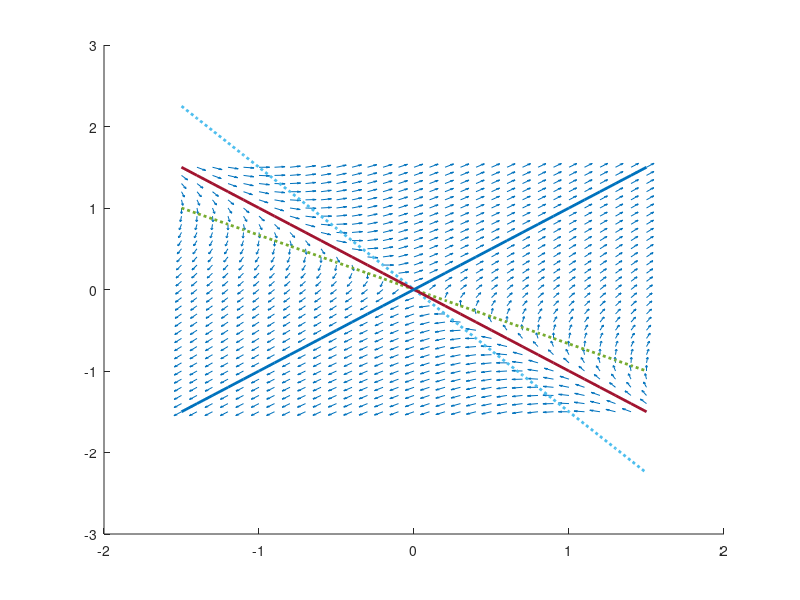

Reproduce this figure in MATLAB. (Note: this script raises an error after producing the figure.)
#A = [3 2; 2 3]; #noeud instable 
A = [2 3; 3 2]; #selle 

[x1,x2] = meshgrid(-1.5:0.1:1.5);

x1_values = A(1,1)*x1+A(1,2)*x2;
x2_values = A(2,1)*x1+A(2,2)*x2;

# Normalisation des valeurs pour la représentation graphique
norms=sqrt(x1_values.^2+x2_values.^2);
x1_normalized = x1_values ./ norms;
x2_normalized = x2_values ./norms;

# Isoclines
line_range = -1.5:.1:1.5;
isocline_1 = -(A(1,1)/A(1,2)) * line_range;
isocline_2 = -(A(2,1)/A(2,2)) * line_range;

# Droites invariantes (vecteurs propres) 
[V,L] = eig(A);
eigenvector_1 = (V(2,1)/V(1,1)) * line_range;
eigenvector_2 = (V(2,2)/V(1,2)) * line_range;

# Figure 1: portrait de phase, isoclines et vecteurs propres
figure(1);
hold on;
vector_scale = .5;

quiver(x1,x2,x1_normalized,x2_normalized, vector_scale);

plot(line_range,isocline_1,"linewidth", 2, "linestyle", ":");
plot(line_range,isocline_2,"linewidth", 2, "linestyle", ":");

plot(line_range,eigenvector_1,"linewidth",2);
plot(line_range,eigenvector_2,"linewidth",2);
quiver([0;0],[0;0],V(1,:),V(2,:),"linewidth",5,"color","k");

legend("portrait de phase","isocline 1","isocline 2", "v_1","v_2","location","south");
hold off;

# Figure 2: trajectoires e(t), w(t) avec 5 conditions initiales
figure(2);
hold on;
x1dot = @(t, x) A(1,1)*x(1)+A(1,2)*x(2);
x2dot = @(t, x) A(2,1)*x(1)+A(2,2)*x(2);
xdot = @(t,x) [x1dot(t, x);x2dot(t, x)];
[t1,x1] = ode23(xdot, [0, 10], [2, 0]);
[t2,x2] = ode23(xdot, [0, 10], [0, 3]);
[t3,x3] = ode23(xdot, [0, 10], [-2, 3]);
[t4,x4] = ode23(xdot, [0, 10], [2, -3]);
[t5,x5] = ode23(xdot, [0, 10], [2, 2]);

plot(t1,x1);
plot(t2,x2);
plot(t3,x3);
plot(t4,x4);
plot(t5,x5);

legend(
 "e(t) CI: [2,0]","w(t) CI: [2,0]",
 "e(t) CI: [0,3]","w(t) CI: [0,3]",
 "e(t) CI: [-2,3]","w(t) CI: [-2,3]",
 "e(t) CI: [2,-3]","w(t) CI: [2,-3]",
 "e(t) CI: [2,2]","w(t) CI: [2,2]",
 "location","northwest");
hold off;
